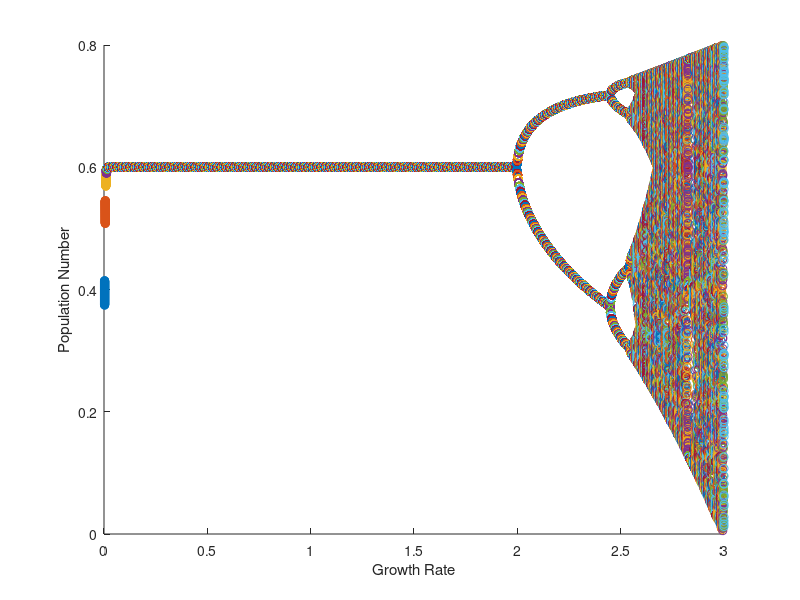

Source code (MATLAB):
% How much caffeine is there in the jar?

% n - number of days
% x - fraction of caffeinated 

nMax = 500; % max number of days to simulate
% rArray = [2.1, 2.2, 2.3, 2.4, 2.5, 2.6, 2.7, 2.7, 2.8, 2.9, 3.0, 3.1, 3.2, 3.3];
% rMax = numel(rArray);

%N = 10; % number of scoops in each jar
x = zeros(1,nMax); % population output, initialized
x(1) = 0.2; % initial fraction caffeinated
r= 2.3;
K= 0.6;

Inf=1000;
R= 3*(1:Inf)/Inf;

figure
    ylabel('Population Number');
    xlabel('Growth Rate');
    hold on
   for rnot=R
       r=rnot;
       x= zeros(1,nMax); % population output, initialized
       x(1) = 0.2;
    for n=2:nMax
        x(n) = x(n-1) + r*(1-x(n-1)/K)*(x(n-1));
        %x(n) = (1-1/N) * x(n-1);
        %x(n) = x(n-1) - 1/N*x(n-1);
    end
    xplot = x((nMax-99):nMax)
    v = r*ones(1,100);
    scatter(v, xplot);
    hold on;
end % finished loop through growht rates

% THE MODEL ^
% ------------------------------------------
% THE BEHAVIOR / THE OUTPUT ? 

% figure(1); 
% hold on
% plot(x,'-ok');
% plot(r)
% ylabel('Population Number')
% xlabel('Growth Rate')
